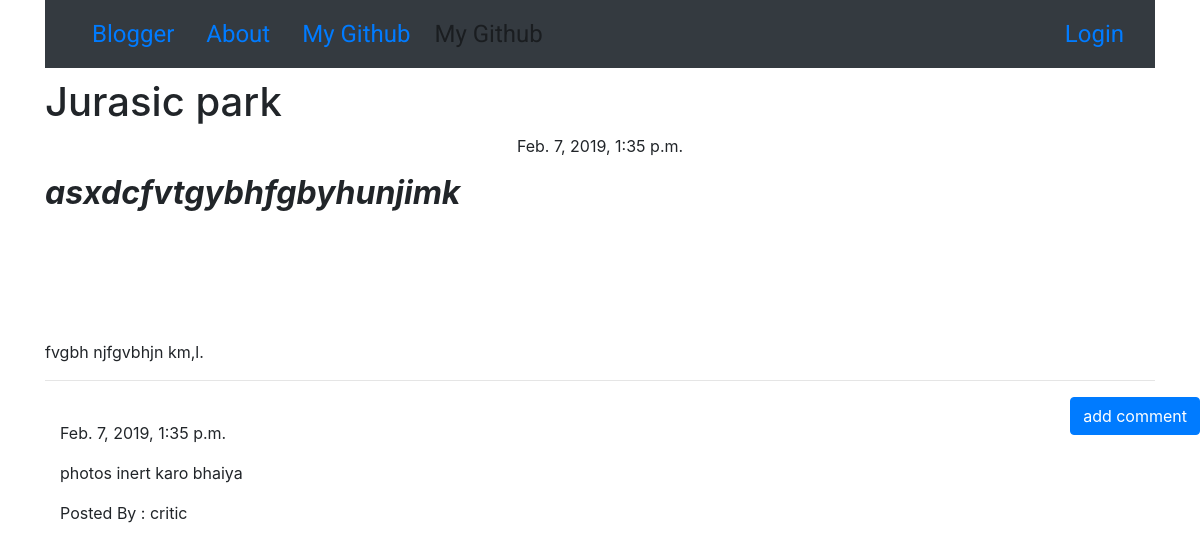
The page /post/5 on the database its author committed.
### blog/models.py (models this page shows, shortened)
class Post(models.Model):
    author = models.ForeignKey('auth.User',on_delete=models.CASCADE)
    title = models.CharField(max_length=200)
    text = models.TextField()
    created_date = models.DateTimeField(default=timezone.now)
    published_date = models.DateTimeField(null=True,blank=True)

class Comment(models.Model):
    post = models.ForeignKey('blog.Post',related_name='comments',on_delete=models.CASCADE)
    author = models.CharField(max_length=200)
    text = models.TextField()
    created_date = models.DateTimeField(default=timezone.now)
    approved_comment = models.BooleanField(default=False)

### blog/views.py (the view)
# urls.py: re_path(r'post/(?P<pk>\d+)$',views.PostDetailView.as_view(),name='post_detail'),
class PostDetailView(DetailView):
    model = Post

### blog/templates/blog/post_detail.html (shortened to what this page needs)
{% extends "blog/base.html" %}
{% load staticfiles %}
{% block content%}
<h1 class=" loader ">{{ post.title }}</h1>
{% if post.published_date %}
<div class="date postdate loader">
  {{ post.published_date }}
</div>
{% else %}
  <a class = "btn btn-success loader" href="{% url 'post_publish' pk=post.pk%}">Publish</a>
{% endif %}
<p >{{post.text|safe}}</p>
<hr>
<a class='btn btn-primary btn-comment' href="{% url 'add_comment_to_post' pk=post.pk%}">add comment</a>
<div class="container">
{% for comment in post.comments.all%}
<br>
{% if user.is_authenticated or comment.approved_comment %}
 {{comment.created_date}}
<p>{{comment.text|safe|linebreaks}}</p>
<p>Posted By : {{comment.author}}</p>
{%endif%}
{%empty%}
<p>Comments awaited</p>
{% endfor %}
</div>
{% endblock %}

### blog/static/css/blog.css (style rules this page uses)
.postdate { text-align: center; }
.btn-comment { position: absolute; right: 0px; }
.loader { filter:hue-rotate(0deg); color: linear-gradient(45deg,#0f8,#08f); animation:hue 5000ms infinite linear; }

### rows shown on the page
Post: title "Jurasic park", published_date "Feb. 7, 2019, 1:35 p.m.", text "asxdcfvtgybhfgbyhunjimk fvgbh njfgvbhjn km,l."
Comment: created_date "Feb. 7, 2019, 1:35 p.m.", text "photos inert karo bhaiya", author "critic"
